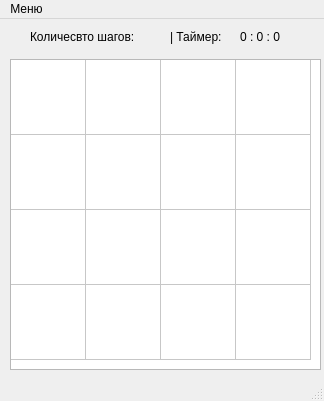
<?xml version="1.0" encoding="UTF-8"?>
<ui version="4.0">
 <class>MainWindow</class>
 <widget class="QMainWindow" name="MainWindow">
  <property name="geometry">
   <rect>
    <x>0</x>
    <y>0</y>
    <width>324</width>
    <height>401</height>
   </rect>
  </property>
  <property name="sizePolicy">
   <sizepolicy hsizetype="Preferred" vsizetype="Preferred">
    <horstretch>0</horstretch>
    <verstretch>0</verstretch>
   </sizepolicy>
  </property>
  <property name="windowTitle">
   <string>MainWindow</string>
  </property>
  <widget class="QWidget" name="centralwidget">
   <widget class="QTableWidget" name="twPatnashki">
    <property name="geometry">
     <rect>
      <x>10</x>
      <y>40</y>
      <width>311</width>
      <height>311</height>
     </rect>
    </property>
    <property name="rowCount">
     <number>4</number>
    </property>
    <property name="columnCount">
     <number>4</number>
    </property>
    <attribute name="horizontalHeaderVisible">
     <bool>false</bool>
    </attribute>
    <attribute name="horizontalHeaderMinimumSectionSize">
     <number>75</number>
    </attribute>
    <attribute name="horizontalHeaderDefaultSectionSize">
     <number>75</number>
    </attribute>
    <attribute name="horizontalHeaderHighlightSections">
     <bool>true</bool>
    </attribute>
    <attribute name="verticalHeaderVisible">
     <bool>false</bool>
    </attribute>
    <attribute name="verticalHeaderDefaultSectionSize">
     <number>75</number>
    </attribute>
    <attribute name="verticalHeaderHighlightSections">
     <bool>false</bool>
    </attribute>
    <row/>
    <row/>
    <row/>
    <row/>
    <column/>
    <column/>
    <column/>
    <column/>
   </widget>
   <widget class="QLabel" name="lbMovCount">
    <property name="geometry">
     <rect>
      <x>30</x>
      <y>7</y>
      <width>141</width>
      <height>21</height>
     </rect>
    </property>
    <property name="text">
     <string>Количесвто шагов:</string>
    </property>
   </widget>
   <widget class="QLabel" name="lbTimer">
    <property name="geometry">
     <rect>
      <x>240</x>
      <y>10</y>
      <width>91</width>
      <height>16</height>
     </rect>
    </property>
    <property name="text">
     <string>0 : 0 : 0</string>
    </property>
   </widget>
   <widget class="QLabel" name="label">
    <property name="geometry">
     <rect>
      <x>170</x>
      <y>10</y>
      <width>55</width>
      <height>16</height>
     </rect>
    </property>
    <property name="text">
     <string>| Таймер:</string>
    </property>
   </widget>
  </widget>
  <widget class="QMenuBar" name="menubar">
   <property name="geometry">
    <rect>
     <x>0</x>
     <y>0</y>
     <width>324</width>
     <height>26</height>
    </rect>
   </property>
   <widget class="QMenu" name="menu">
    <property name="title">
     <string>Меню</string>
    </property>
    <addaction name="newGame"/>
    <addaction name="repeatGame"/>
   </widget>
   <addaction name="menu"/>
  </widget>
  <widget class="QStatusBar" name="statusbar"/>
  <action name="newGame">
   <property name="text">
    <string>Новая игра</string>
   </property>
  </action>
  <action name="repeatGame">
   <property name="text">
    <string>Повторить игру</string>
   </property>
  </action>
 </widget>
 <resources/>
 <connections/>
</ui>
